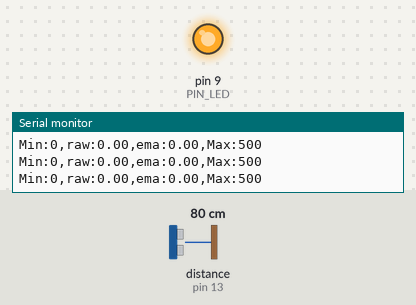
Recording of a sketch running on a simulated Arduino Uno, built with avr-gcc and run on an emulated ATmega328P. On the bench: output pins drawn as LEDs (lit = HIGH), the last lines printed to the serial monitor. Wiring (inferred from the names in the program): ultrasonic range finder: trigger pin 12; echo pin 13. Inputs (shaded band) come from the test bench; at power-on: distance to the obstacle (sensor on pin 13) 80 cm. The echo pulse lasts 58.3 µs per cm; pins used as bus, display or sensor lines are not drawn.

Above: at 1.2 s.
1.3 s: distance to the obstacle (sensor on pin 13) set to 18 cm
At 2.5 s:
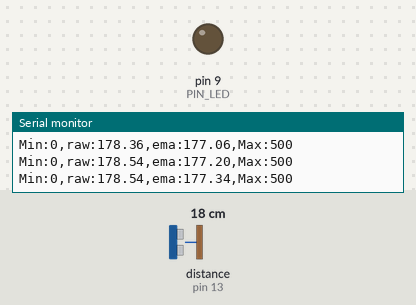
2.8 s: distance to the obstacle (sensor on pin 13) set to 2 cm
At 3.6 s:
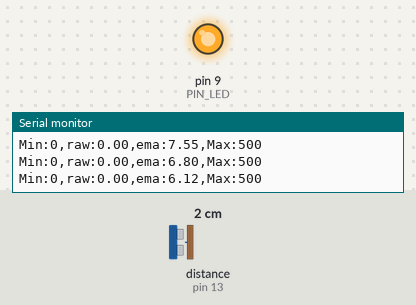
Timing chart, 0 to 5.8 s (numbered marks = the images above; inputs shaded):
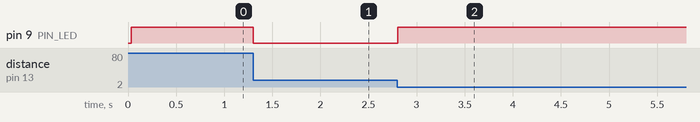

Measured:
- after the input at 1.3 s, pin 9 (PIN_LED): HIGH → LOW at once
- after the input at 2.8 s, pin 9 (PIN_LED): LOW → HIGH at once

The sketch:

09_practice.ino
```cpp
#define PIN_LED 9
#define PIN_TRIG 12
#define PIN_ECHO 13

#define SND_VEL 346.0
#define INTERVAL 25
#define _DIST_MIN 100
#define _DIST_MAX 300
#define _DIST_ALPHA 0.1

float timeout;
float dist_min, dist_max, dist_raw, dist_ema, alpha;
unsigned long last_sampling_time;
float scale;

void setup() {
  pinMode(PIN_LED,OUTPUT);
  pinMode(PIN_TRIG,OUTPUT);
  digitalWrite(PIN_TRIG, LOW);
  pinMode(PIN_ECHO,INPUT);

  dist_min = _DIST_MIN;
  dist_max = _DIST_MAX;
  alpha = _DIST_ALPHA;
  timeout = (INTERVAL / 2) * 1000.0;
  dist_raw = dist_ema = 0.0;
  scale = 0.001 * 0.5 * SND_VEL;

  Serial.begin(57600);

  last_sampling_time = 0;
}

void loop() {
  if(millis() < last_sampling_time + INTERVAL) return;

  dist_raw = USS_measure(PIN_TRIG,PIN_ECHO);
  dist_ema = (dist_raw*0.1)+0.9*(dist_ema);

  Serial.print("Min:0,");
  Serial.print("raw:");
  Serial.print(dist_raw);
  Serial.print(",");
  Serial.print("ema:");
  Serial.print(dist_ema);
  Serial.print(",");
  Serial.println("Max:500");

  if(dist_raw < dist_min || dist_raw > dist_max) {
    analogWrite(PIN_LED, 255);
  }
  else {
    analogWrite(PIN_LED, 0);
  }

  last_sampling_time += INTERVAL;
}

float USS_measure(int TRIG, int ECHO)
{
  float reading;
  digitalWrite(TRIG, HIGH);
  delayMicroseconds(10);
  digitalWrite(TRIG, LOW);
  reading = pulseIn(ECHO, HIGH, timeout) * scale;
  if(reading < dist_min || reading > dist_max) reading = 0.0;
  return reading;
}
```
